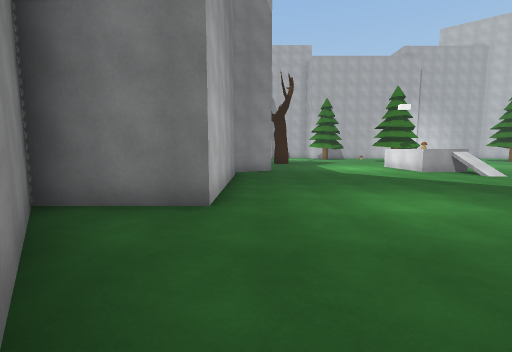
[1] (above)

18 first-person views from a walk through a Unity game level. The camera is 1.5 m above the floor, tilts 6° down and sees 90° across. The floor is counted in squares, 2 m on a side. Each view is taken from the middle of a square. On the plan, view 1 faces up. The plan holds only what a view shows up to about 9 squares ahead; the rest is blank. The place goes on beyond the plan. The player character is not drawn. Surface patterns are stand-ins for the level's own textures.

[2]
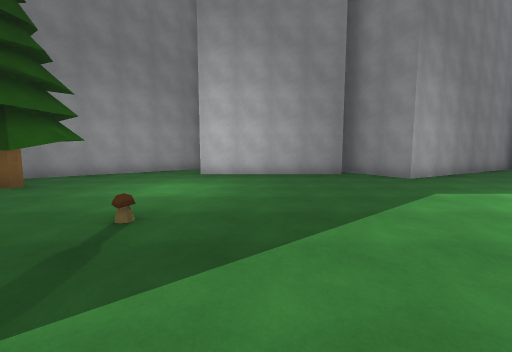

[3]
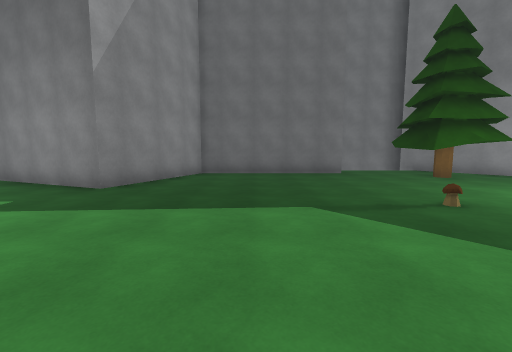

[4]
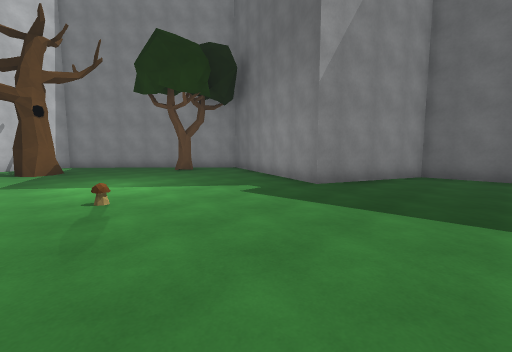

[5]
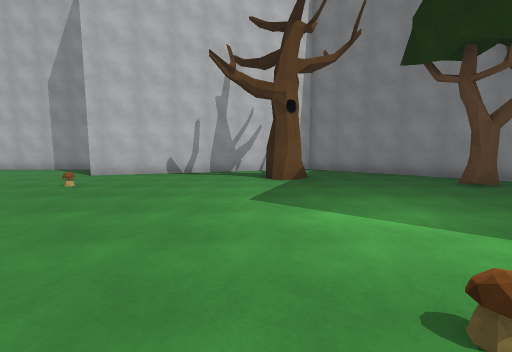

[6]
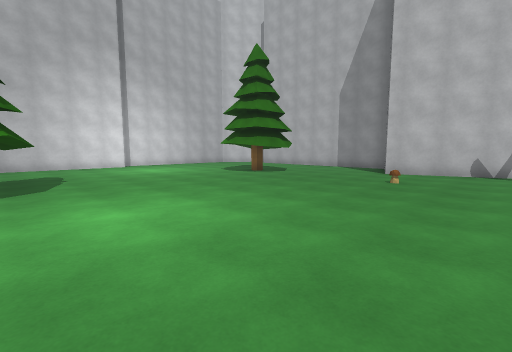

[7]
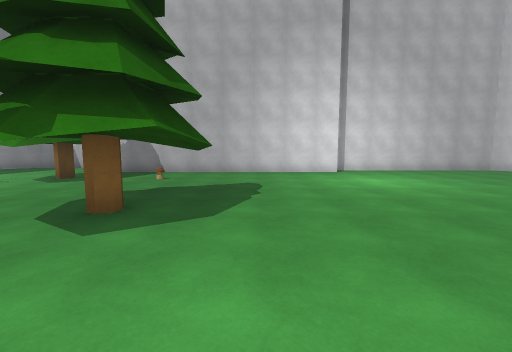

[8]
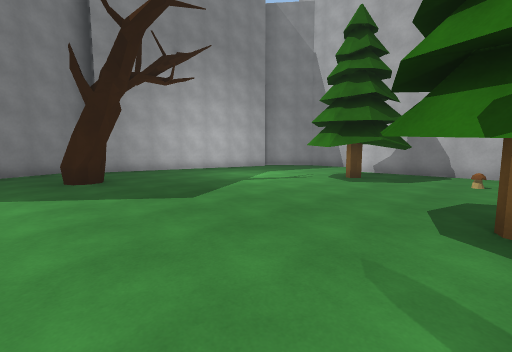

[9]
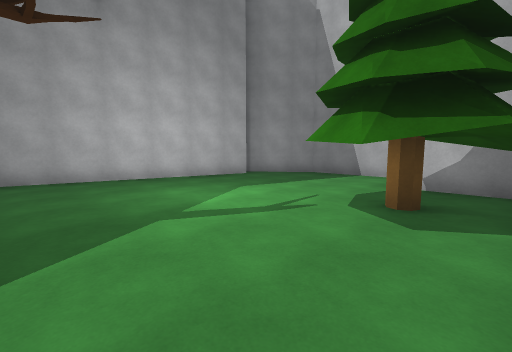

[10]
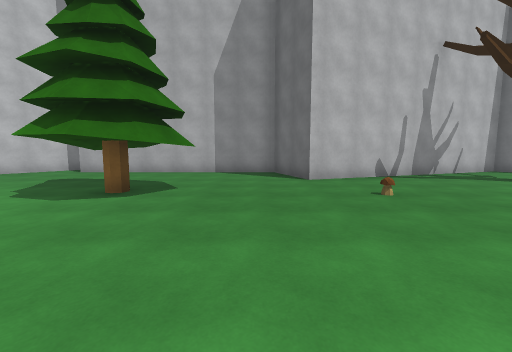

[11]
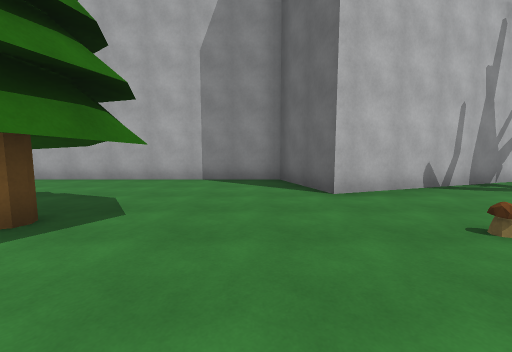

[12]
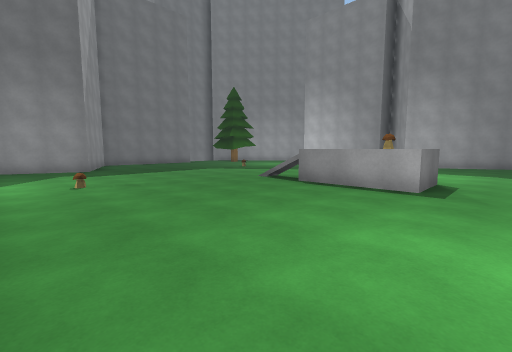

[13]
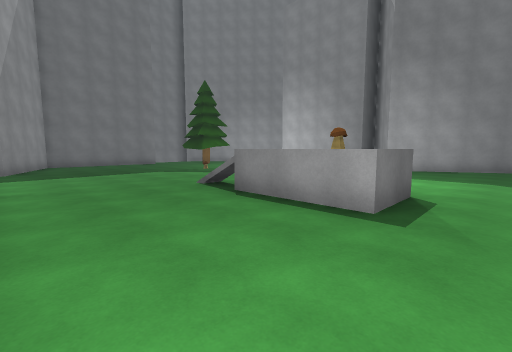

[14]
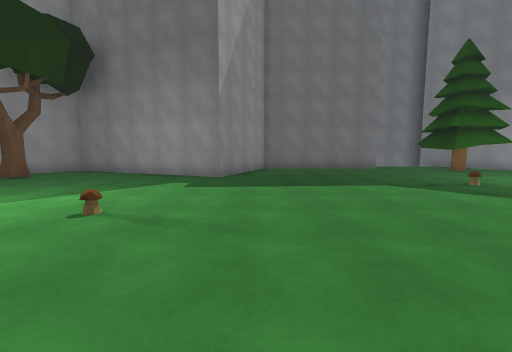

[15]
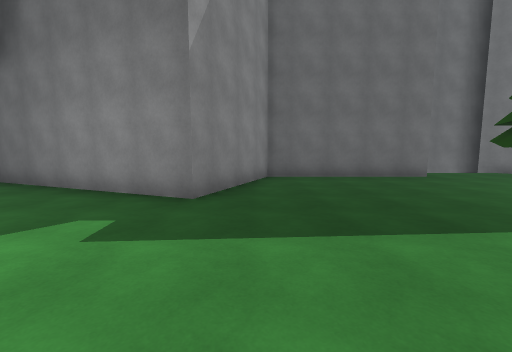

[16]
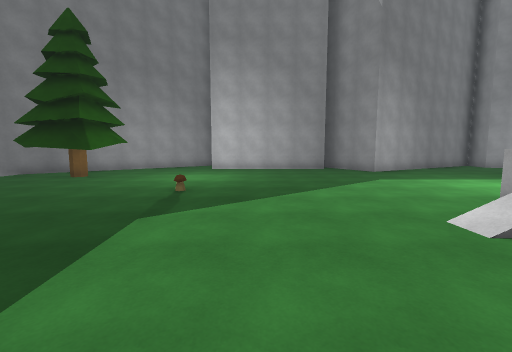

[17]
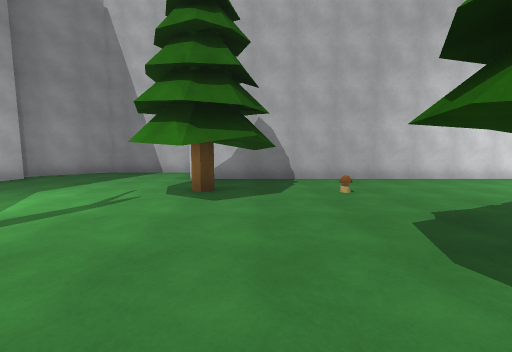

[18]
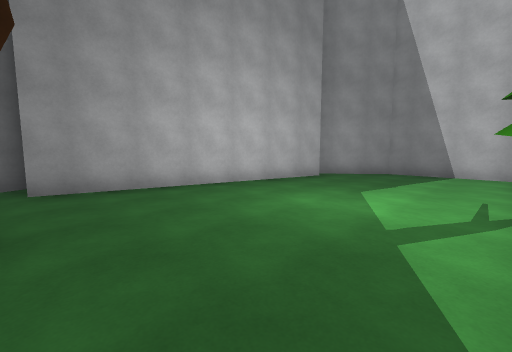

### Floor plan
Points are (right, up) in squares from view 1. A wall is a line through its corners. A room is listed if a view was taken in it or the views show most of it. See-through windows are left out.
Room 1 (views 1, 2, 3, 4, 5, 6, 7, 8, 9, 10, 11, 12, 13, 14, 15, 16, 17, 18)
walls: (5.4, 10.9) (7, 10.9); (12.8, 20.4) (4.2, 20.4); (-0.6, 7.6) (-0.6, 3.3) (-3, 3.3) (1.8, -2.5); (-2.5, 14.4) (0.5, 8.9) (-1.5, 7.8); (4.1, 22.3) (1.4, 22.3) (-0.3, 20.8); (4.2, -0.9) (8.7, -0.9) (9.9, 2.2) (15.1, 0.1) (19.6, 5) (17.2, 11.7) (19.3, 12.4) (19.3, 18.8); (0.1, 20.5) (-1.3, 14.2); (20.1, 19.5) (18.3, 20.9) (12.8, 20.9)
objects: tree (1, 13); tree (2, -1) to (3, 1); mushroom (4, 4); tree (5, 19) to (6, 19); mushroom (7, 10); tree (8, 14) to (9, 16); mushroom (8, 18); mushroom (11, 6); tree (15, 2); mushroom (15, 11); tree (16, 16); tree (17, 6)

Positions as (right, up) in squares from view 1, and headings:
1: (0, 0), facing up
2: (7, 5), facing left
3: (7, 7), facing down
4: (7, 7), facing down-right
5: (10, 7), facing right
6: (9, 9), facing up-right
7: (10, 12), facing up
8: (8, 12), facing up-left
9: (6, 15), facing up-left
10: (11, 13), facing right
11: (13, 13), facing right
12: (12, 12), facing down-left
13: (10, 12), facing down-left
14: (9, 9), facing down
15: (9, 6), facing down
16: (9, 5), facing left
17: (6, 14), facing up
18: (4, 14), facing up-left
